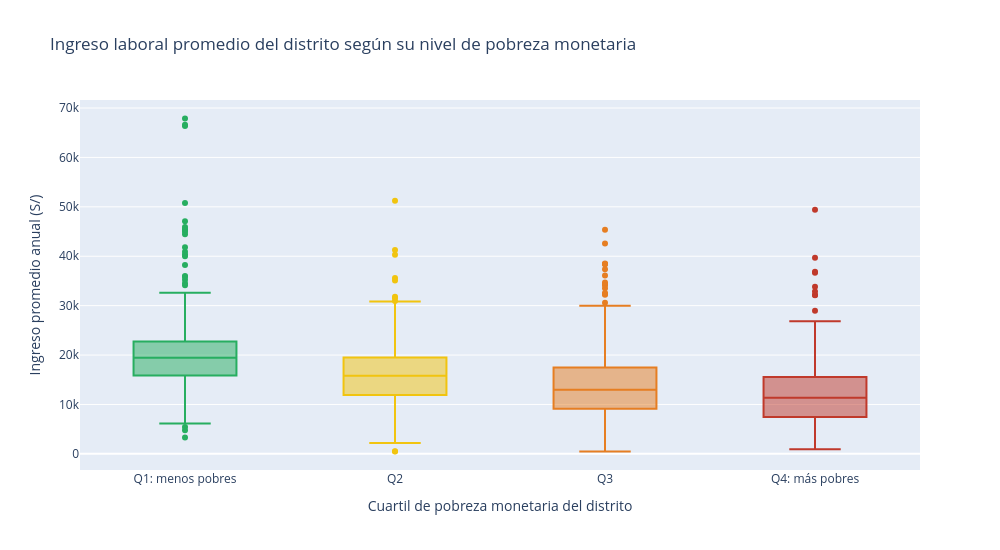

Notebook code for this chart:
### Markdown cell above
## <font color=279CF5>3.3 Boxplot: ingreso laboral según tramo de pobreza</font>

Los dos gráficos anteriores muestran ausencia de relación, y eso obliga a una pregunta de control:
¿el cruce está bien hecho, o simplemente unimos mal las bases? Si la integración es correcta, el
ingreso laboral que reporta la ENAHO debería descender a medida que sube la pobreza medida por el
INEI. Este gráfico verifica precisamente eso.

### Code cell
fig = px.box(
    df.dropna(subset=["ingreso_promedio_soles"]),
    x="tramo_pobreza",
    y="ingreso_promedio_soles",
    color="tramo_pobreza",
    points="outliers",
    hover_name="DISTRITO",
    hover_data={"DEPARTAMENTO": True, "pobreza_pct": ":.1f", "n_muestra": True},
    color_discrete_sequence=["#27AE60", "#F1C40F", "#E67E22", "#C0392B"],
    category_orders={"tramo_pobreza": ["Q1: menos pobres", "Q2", "Q3", "Q4: más pobres"]},
    title="Ingreso laboral promedio del distrito según su nivel de pobreza monetaria",
)
fig.update_layout(
    xaxis_title="Cuartil de pobreza monetaria del distrito",
    yaxis_title="Ingreso promedio anual (S/)",
    showlegend=False,
    width=1000,
    height=550,
)
fig.show()

print("Correlación pobreza–ingreso:",
      round(df["pobreza_pct"].corr(df["ingreso_promedio_soles"]), 3))
print("\nMediana de ingreso anual por tramo (S/):")
display(df.groupby("tramo_pobreza", observed=True)["ingreso_promedio_soles"].median().round(0))

### Figure 1 — Plotly figure (JSON) as saved in the notebook; plotly's stock layout.template omitted (floating-point values rounded to 4 significant figures; data arrays with more than 128 entries replaced by an {"elided": "..."} marker saying what was removed)
{"data": [{"alignmentgroup": "True", "boxpoints": "outliers", "customdata": {"elided": "317x3 mixed values"}, "hovertemplate": "<b>%{hovertext}</b><br><br>tramo_pobreza=%{x}<br>ingreso_promedio_soles=%{y}<br>DEPARTAMENTO=%{customdata[0]}<br>pobreza_pct=%{customdata[1]:.1f}<br>n_muestra=%{customdata[2]}<extra></extra>", "hovertext": {"elided": "317 str values"}, "legendgroup": "Q1: menos pobres", "marker": {"color": "#27AE60"}, "name": "Q1: menos pobres", "notched": false, "offsetgroup": "Q1: menos pobres", "orientation": "v", "showlegend": true, "type": "box", "x": {"elided": "317 str values"}, "x0": " ", "xaxis": "x", "y": {"elided": "317 float values"}, "y0": " ", "yaxis": "y"}, {"alignmentgroup": "True", "boxpoints": "outliers", "customdata": {"elided": "301x3 mixed values"}, "hovertemplate": "<b>%{hovertext}</b><br><br>tramo_pobreza=%{x}<br>ingreso_promedio_soles=%{y}<br>DEPARTAMENTO=%{customdata[0]}<br>pobreza_pct=%{customdata[1]:.1f}<br>n_muestra=%{customdata[2]}<extra></extra>", "hovertext": {"elided": "301 str values"}, "legendgroup": "Q2", "marker": {"color": "#F1C40F"}, "name": "Q2", "notched": false, "offsetgroup": "Q2", "orientation": "v", "showlegend": true, "type": "box", "x": {"elided": "301 str values"}, "x0": " ", "xaxis": "x", "y": {"elided": "301 float values"}, "y0": " ", "yaxis": "y"}, {"alignmentgroup": "True", "boxpoints": "outliers", "customdata": {"elided": "295x3 mixed values"}, "hovertemplate": "<b>%{hovertext}</b><br><br>tramo_pobreza=%{x}<br>ingreso_promedio_soles=%{y}<br>DEPARTAMENTO=%{customdata[0]}<br>pobreza_pct=%{customdata[1]:.1f}<br>n_muestra=%{customdata[2]}<extra></extra>", "hovertext": {"elided": "295 str values"}, "legendgroup": "Q3", "marker": {"color": "#E67E22"}, "name": "Q3", "notched": false, "offsetgroup": "Q3", "orientation": "v", "showlegend": true, "type": "box", "x": {"elided": "295 str values"}, "x0": " ", "xaxis": "x", "y": {"elided": "295 float values"}, "y0": " ", "yaxis": "y"}, {"alignmentgroup": "True", "boxpoints": "outliers", "customdata": {"elided": "290x3 mixed values"}, "hovertemplate": "<b>%{hovertext}</b><br><br>tramo_pobreza=%{x}<br>ingreso_promedio_soles=%{y}<br>DEPARTAMENTO=%{customdata[0]}<br>pobreza_pct=%{customdata[1]:.1f}<br>n_muestra=%{customdata[2]}<extra></extra>", "hovertext": {"elided": "290 str values"}, "legendgroup": "Q4: más pobres", "marker": {"color": "#C0392B"}, "name": "Q4: más pobres", "notched": false, "offsetgroup": "Q4: más pobres", "orientation": "v", "showlegend": true, "type": "box", "x": {"elided": "290 str values"}, "x0": " ", "xaxis": "x", "y": {"elided": "290 float values"}, "y0": " ", "yaxis": "y"}], "layout": {"boxmode": "overlay", "height": 550, "legend": {"title": {"text": "tramo_pobreza"}, "tracegroupgap": 0}, "showlegend": false, "title": {"text": "Ingreso laboral promedio del distrito según su nivel de pobreza monetaria"}, "width": 1000, "xaxis": {"anchor": "y", "categoryarray": ["Q1: menos pobres", "Q2", "Q3", "Q4: más pobres"], "categoryorder": "array", "domain": [0, 1], "title": {"text": "Cuartil de pobreza monetaria del distrito"}}, "yaxis": {"anchor": "x", "domain": [0, 1], "title": {"text": "Ingreso promedio anual (S/)"}}}}
